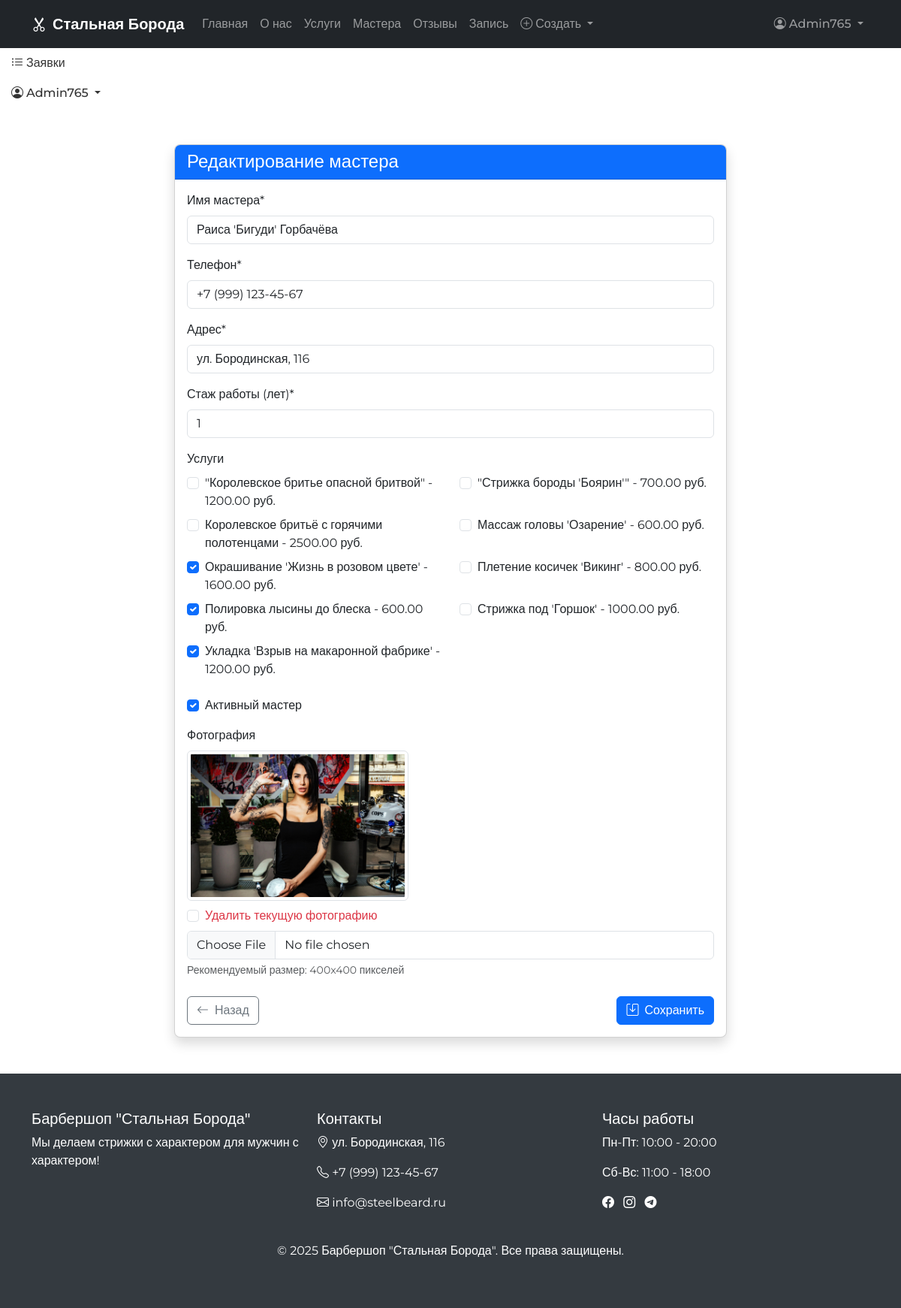
Screenshot of /masters/6/edit/ (signed in) with the database file from the repository.
### core/models.py (models this page shows, shortened)
class Master(models.Model):
    name = models.CharField(max_length=150, verbose_name="Имя", db_index=True)  # индекс на имя
    photo = models.ImageField(upload_to="masters/", blank=True, verbose_name="Фотография")
    phone = models.CharField(max_length=20, verbose_name="Телефон")
    address = models.CharField(max_length=255, verbose_name="Адрес")
    experience = models.PositiveIntegerField(verbose_name="Стаж работы", help_text="Опыт работы в годах")
    services = models.ManyToManyField(Service, related_name="masters", verbose_name="Услуги")
    is_active = models.BooleanField(default=True, verbose_name="Активен", db_index=True)  # индекс на статус активности
    class Meta:
        verbose_name = "Мастер"
        verbose_name_plural = "Мастера"
        ordering = ['name']
        indexes = [
            models.Index(fields=['experience', 'is_active'], name='master_exp_active_idx'),
        ]

class Service(models.Model):
    name = models.CharField(max_length=200, verbose_name="Название", db_index=True)  # индекс на название
    description = models.TextField(blank=True, verbose_name="Описание")
    price = models.DecimalField(max_digits=10, decimal_places=2, verbose_name="Цена")
    duration = models.PositiveIntegerField(verbose_name="Длительность", help_text="Время выполнения в минутах")
    is_popular = models.BooleanField(default=False, verbose_name="Популярная услуга", db_index=True)  # индекс на популярность
    image = models.ImageField(upload_to="services/", blank=True, verbose_name="Изображение")
    class Meta:
        verbose_name = "Услуга"
        verbose_name_plural = "Услуги"
        ordering = ['name']
        indexes = [
            models.Index(fields=['price', 'is_popular'], name='service_price_popular_idx'),
        ]

### core/views.py (the view, shortened to what this page needs)
# urls.py: path('masters/<int:master_id>/edit/', views.master_edit, name='master_edit'),
@login_required
def master_edit(request, master_id=None):
    if master_id:
        master = get_object_or_404(Master, id=master_id)
    else:
        master = Master()
    services = Service.objects.all()
    form_data = {}
    return render(request, 'core/master_edit.html', {
        'master': master,
        'services': services,
        'form_data': form_data
    })

### core/context_processors.py (called while the page is built)
def common_context(request):
    context = {
        'masters': Master.objects.filter(is_active=True),
        'services': Service.objects.all(),
    }
    return context

### templates/core/master_edit.html (shortened to what this page needs)
{% extends 'base.html' %}
{% block content %}
<div class="container py-5">
    <div class="row justify-content-center">
        <div class="col-md-8">
            <div class="card shadow">
                <div class="card-header bg-primary text-white">
                    <h4 class="mb-0">{% if master.id %}Редактирование{% else %}Добавление{% endif %} мастера</h4>
                </div>
                <div class="card-body">
                    <form method="post" enctype="multipart/form-data">
                        <div class="mb-3">
                            <label for="name" class="form-label">Имя мастера*</label>
                            <input type="text" class="form-control" id="name" name="name" required
                                value="{{ form_data.name|default:master.name }}" placeholder="Например: Александр Иванов">
                        </div>
                        <div class="mb-3">
                            <label for="phone" class="form-label">Телефон*</label>
                            <input type="text" class="form-control" id="phone" name="phone" required
                                value="{{ form_data.phone|default:master.phone }}" placeholder="+7 (999) 123-45-67">
                        </div>
                        <div class="mb-3">
                            <label for="address" class="form-label">Адрес*</label>
                            <input type="text" class="form-control" id="address" name="address" required
                                value="{{ form_data.address|default:master.address }}" placeholder="ул. Бородинская, 116">
                        </div>
                        <div class="mb-3">
                            <label for="experience" class="form-label">Стаж работы (лет)*</label>
                            <input type="number" class="form-control" id="experience" name="experience" required
                                value="{{ form_data.experience|default:master.experience }}" min="0" placeholder="5">
                        </div>
                        <div class="mb-3">
                            <label class="form-label">Услуги</label>
                            <div class="row">
                                {% for service in services %}
                                <div class="col-md-6">
                                    <div class="form-check mb-2">
                                        <input class="form-check-input" type="checkbox"
                                               name="services" value="{{ service.id }}" id="service{{ service.id }}"
                                               {% if service in master.services.all or service.id|stringformat:"s" in form_data.services %}checked{% endif %}>
                                        <label class="form-check-label" for="service{{ service.id }}">
                                            {{ service.name }} - {{ service.price }} руб.
                                        </label>
                                    </div>
                                </div>
                                {% endfor %}
                            </div>
                        </div>
                        <div class="mb-3 form-check">
                            <input type="checkbox" class="form-check-input" id="is_active" name="is_active"
                                {% if form_data.is_active or master.is_active %}checked{% endif %}>
                            <label class="form-check-label" for="is_active">Активный мастер</label>
                        </div>
                        <div class="mb-4">
                            <label for="photo" class="form-label">Фотография</label>
                            {% if master.photo %}
                            <div class="mb-2">
                                <img src="{{ master.photo.url }}" alt="{{ master.name }}" class="img-thumbnail" style="max-height: 200px;">
                                <div class="form-check mt-2">
                                    <input class="form-check-input" type="checkbox" id="remove_photo" name="remove_photo">
                                    <label class="form-check-label text-danger" for="remove_photo">
                                        Удалить текущую фотографию
                                    </label>
                                </div>
                            </div>
                            {% endif %}
                            <input type="file" class="form-control" id="photo" name="photo" accept="image/*">
                            <div class="form-text">Рекомендуемый размер: 400x400 пикселей</div>
                        </div>
                        <div class="d-flex justify-content-between mt-4">
                            <a href="{% url 'landing' %}" class="btn btn-outline-secondary">
                                <i class="bi bi-arrow-left me-2"></i>Назад
                            </a>
                            <button type="submit" class="btn btn-primary">
                                <i class="bi bi-save me-2"></i>{% if master.id %}Сохранить{% else %}Создать{% endif %}
                            </button>
                        </div>
                    </form>
                </div>
            </div>
        </div>
    </div>
</div>
{% endblock %}

### templates/base.html (shortened to what this page needs)
<!DOCTYPE html>
<html lang="ru">
<head>
    <link href="https://cdn.jsdelivr.net/npm/bootstrap@5.3.0-alpha1/dist/css/bootstrap.min.css" rel="stylesheet">
    <link rel="stylesheet" href="https://cdn.jsdelivr.net/npm/bootstrap-icons@1.11.0/font/bootstrap-icons.css">
    {% load static %}
    <link rel="stylesheet" href="{% static 'css/main.css' %}">
    <link rel="stylesheet" href="https://code.jquery.com/ui/1.13.2/themes/base/jquery-ui.css">
</head>
<body>
    <header>
        {% block header %}
        <nav class="navbar navbar-expand-lg navbar-dark bg-dark">
            <div class="container">
                <a class="navbar-brand" href="{% url 'landing' %}">
                    <i class="bi bi-scissors me-2"></i>Стальная Борода
                </a>
                <div class="collapse navbar-collapse" id="navbarNav">
                    <ul class="navbar-nav me-auto mb-2 mb-lg-0">
                        <li class="nav-item">
                            <a class="nav-link {% if request.path == '/' %}active{% endif %}" href="{% url 'landing' %}">Главная</a>
                        </li>
                        <li class="nav-item">
                            <a class="nav-link" href="{% url 'landing' %}#about">О нас</a>
                        </li>
                        <li class="nav-item">
                            <a class="nav-link {% if request.path == '/services/' %}active{% endif %}" href="{% url 'services' %}">Услуги</a>
                        </li>
                        <li class="nav-item">
                            <a class="nav-link" href="{% url 'landing' %}#masters">Мастера</a>
                        </li>
                        <li class="nav-item">
                            <a class="nav-link" href="{% url 'landing' %}#reviews">Отзывы</a>
                        </li>
                        <li class="nav-item">
                            <a class="nav-link {% if request.path == '/booking/' %}active{% endif %}" href="{% url 'booking' %}">Запись</a>
                        </li>
                        {% if user.is_authenticated %}
                            <li class="nav-item dropdown">
                                <a class="nav-link dropdown-toggle" href="#" role="button" data-bs-toggle="dropdown" aria-expanded="false">
                                    <i class="bi bi-plus-circle me-1"></i>Создать
                                    </a>
                </li>
        {% endif %}
                    </ul>
                    <ul class="navbar-nav">
                        {% if user.is_authenticated %}
                        <li class="nav-item dropdown">
                            <a class="nav-link dropdown-toggle" href="#" id="navbarDropdown"
                               role="button" data-bs-toggle="dropdown" aria-expanded="false">
                                <i class="bi bi-person-circle me-1"></i>{{ user.username }}
                            </a>
                        </li>
                        {% else %}
                        <li class="nav-item">
                            <a class="nav-link" href="{% url 'login' %}">
                                <i class="bi bi-box-arrow-in-right me-1"></i>Вход
                            </a>
                        </li>
                        {% endif %}
                    </ul>
                </div>
            </div>
        </nav>
                        <ul class="navbar-nav ms-auto mb-2 mb-lg-0">
                            {% if user.is_authenticated %}
                            <li class="nav-item">
                                <a class="nav-link" href="{% url 'orders_list' %}">
                                    <i class="bi bi-list-ul me-1"></i>Заявки
                                </a>
                            </li>
                            <li class="nav-item dropdown">
                                <a class="nav-link dropdown-toggle" href="#" role="button" data-bs-toggle="dropdown" aria-expanded="false">
                                    <i class="bi bi-person-circle me-1"></i>{{ user.username }}
                                </a>
                            </li>
                            {% else %}
                            <li class="nav-item">
                                <a class="nav-link" href="{% url 'login' %}">
                                    <i class="bi bi-box-arrow-in-right me-1"></i>Вход
                                </a>
                            </li>
                            {% endif %}
                        </ul>
        {% endblock %}
    </header>
    <main>
        {% block content %}{% endblock %}
    </main>
    <footer class="mt-auto">
        {% block footer %}
            <div class="container">
                <div class="row">
                    <div class="col-md-4">
                        <h5>Барбершоп "Стальная Борода"</h5>
                        <p>Мы делаем стрижки с характером для мужчин с характером!</p>
                    </div>
                    <div class="col-md-4">
                        <h5>Контакты</h5>
                        <p><i class="bi bi-geo-alt"></i> ул. Бородинская, 116</p>
                        <p><i class="bi bi-telephone"></i> +7 (999) 123-45-67</p>
                        <p><i class="bi bi-envelope"></i> info@steelbeard.ru</p>
                    </div>
                    <div class="col-md-4">
                        <h5>Часы работы</h5>
                        <p>Пн-Пт: 10:00 - 20:00</p>
                        <p>Сб-Вс: 11:00 - 18:00</p>
                        <div class="mt-3">
                            <a href="#" class="text-white me-2"><i class="bi bi-facebook"></i></a>
                            <a href="#" class="text-white me-2"><i class="bi bi-instagram"></i></a>
                            <a href="#" class="text-white me-2"><i class="bi bi-telegram"></i></a>
                        </div>
                    </div>
                </div>
                <div class="row mt-4">
                    <div class="col text-center">
                        <p>&copy; {% now "Y" %} Барбершоп "Стальная Борода". Все права защищены.</p>
                    </div>
                </div>
            </div>
        {% endblock %}
    </footer>
    {% load static %}
</body>
</html>

### static/css/main.css (style rules this page uses)
body { font-family: 'Montserrat', sans-serif; color: #333; }
.navbar { transition: all 0.3s ease; }
.card { transition: transform 0.3s ease, box-shadow 0.3s ease; border-radius: 10px; overflow: hidden; }
footer { background-color: #343a40; color: #fff; padding: 3rem 0; }
.card { border-radius: 8px; box-shadow: 0 4px 12px rgba(0, 0, 0, 0.08); transition: all 0.3s ease; overflow: hidden; }
.navbar { padding: 12px 0; transition: all 0.3s ease; }
.navbar-brand { font-weight: 600; }
.navbar-nav .nav-link { padding-left: 15px; padding-right: 15px; font-weight: 500; position: relative; }

### rows the page displays
Master: name "Раиса 'Бигуди' Горбачёва", phone "+7 (999) 123-45-67", address "ул. Бородинская, 116", experience "1", is_active "☑", photo (picture)
Service: name "\"Королевское бритье опасной бритвой\"", price "1200.00"
Service: name "\"Стрижка бороды 'Боярин'\"", price "700.00"
Service: name "Королевское бритьё с горячими полотенцами", price "2500.00"
Service: name "Массаж головы 'Озарение'", price "600.00"
Service: services "☑", name "Окрашивание 'Жизнь в розовом цвете'", price "1600.00"
Service: name "Плетение косичек 'Викинг'", price "800.00"
Service: services "☑", name "Полировка лысины до блеска", price "600.00"
Service: name "Стрижка под 'Горшок'", price "1000.00"
Service: services "☑", name "Укладка 'Взрыв на макаронной фабрике'", price "1200.00"

### other values shown
{{ user.username }} "Admin765"
